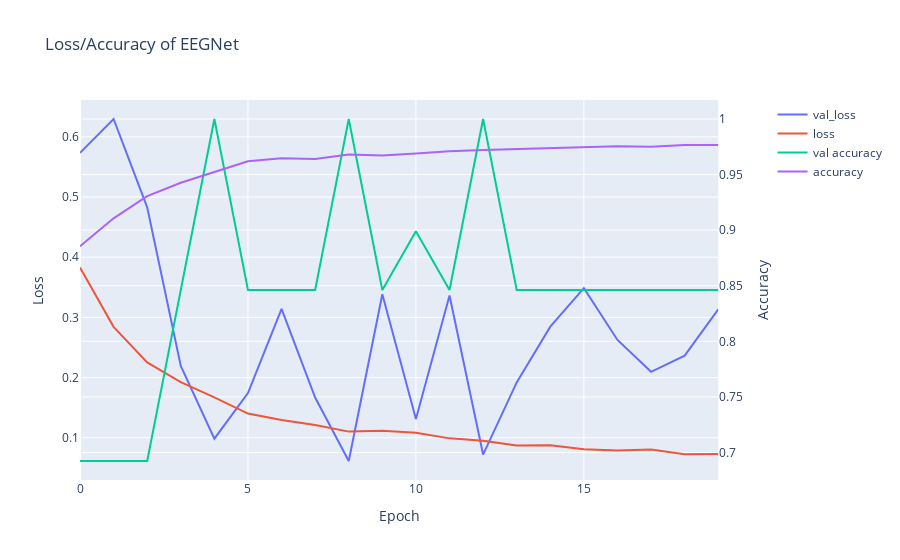
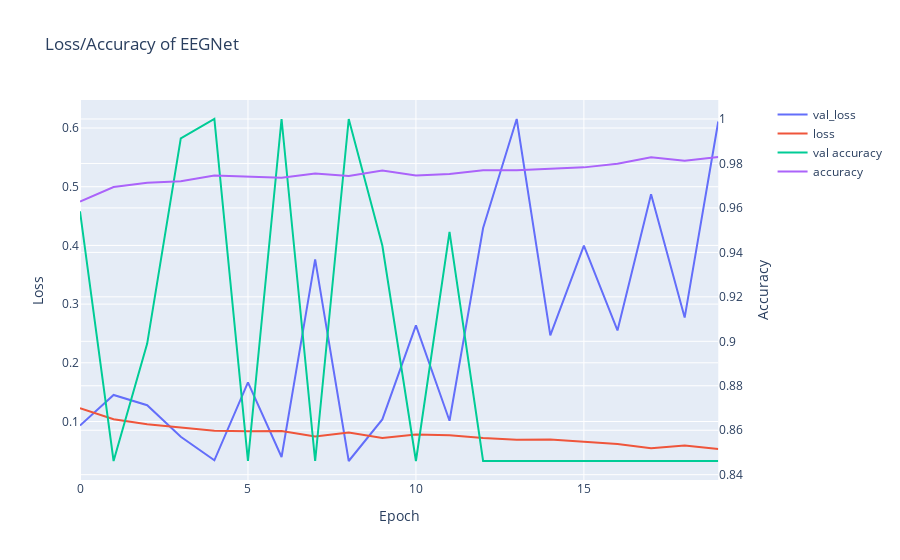
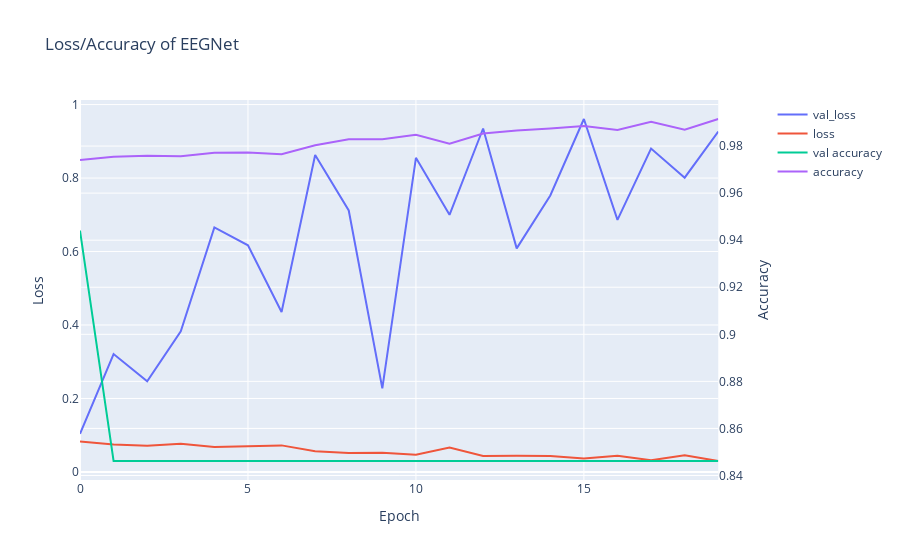
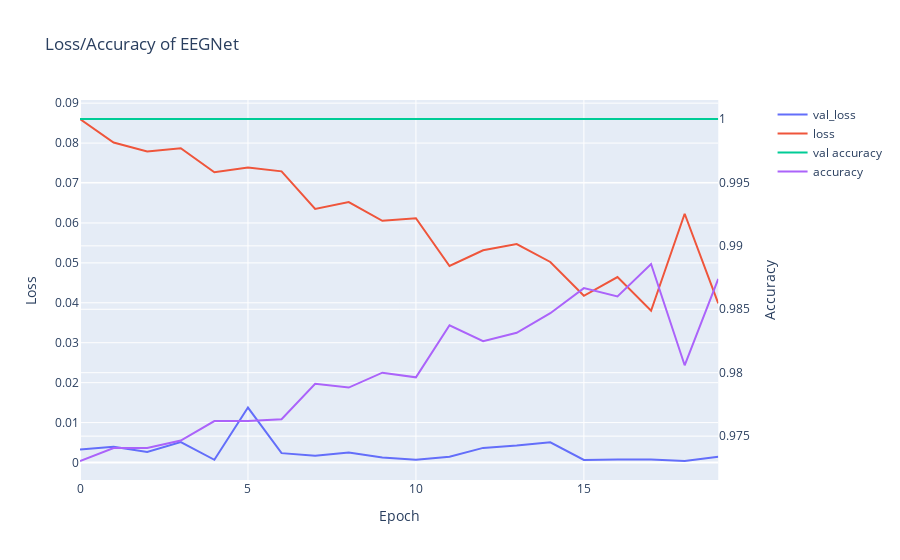

Notebook cell for these charts, in order:
### Code cell
#probs_EEGNet = EEGNet_classification(train_data, test_data, val_data, train_labels, test_labels, val_labels, data_type, epoched = True)
kfold_EEGNet_classification(data, labels, 8, data_type, epoched = True)

### Figure 1 — Plotly figure (JSON) as saved in the notebook; plotly's stock layout.template omitted (floating-point values rounded to 4 significant figures)
{"data": [{"name": "val_loss", "type": "scatter", "xaxis": "x", "y": [0.5734, 0.6296, 0.4828, 0.2192, 0.0985, 0.1743, 0.314, 0.1669, 0.0614, 0.3385, 0.1312, 0.3363, 0.07212, 0.1919, 0.2846, 0.3487, 0.2626, 0.2096, 0.2365, 0.3135], "yaxis": "y"}, {"name": "loss", "type": "scatter", "xaxis": "x", "y": [0.383, 0.2843, 0.2253, 0.1924, 0.167, 0.1402, 0.1295, 0.1214, 0.1102, 0.1116, 0.1082, 0.09899, 0.0952, 0.08698, 0.08748, 0.08097, 0.07879, 0.08064, 0.07276, 0.07304], "yaxis": "y"}, {"name": "val accuracy", "type": "scatter", "xaxis": "x", "y": [0.6923, 0.6923, 0.6923, 0.8462, 1, 0.8462, 0.8462, 0.8462, 1, 0.8462, 0.899, 0.8462, 1, 0.8462, 0.8462, 0.8462, 0.8462, 0.8462, 0.8462, 0.8462], "yaxis": "y2"}, {"name": "accuracy", "type": "scatter", "xaxis": "x", "y": [0.8856, 0.9106, 0.9305, 0.9426, 0.9523, 0.9619, 0.9647, 0.9641, 0.968, 0.9672, 0.9689, 0.9711, 0.972, 0.9728, 0.9737, 0.9746, 0.9754, 0.975, 0.9766, 0.9766], "yaxis": "y2"}], "layout": {"title": {"text": "Loss/Accuracy of EEGNet"}, "xaxis": {"anchor": "y", "domain": [0, 0.94], "title": {"text": "Epoch"}}, "yaxis": {"anchor": "x", "domain": [0, 1], "title": {"text": "Loss"}}, "yaxis2": {"anchor": "x", "overlaying": "y", "side": "right", "title": {"text": "Accuracy"}}}}

### Figure 2 — Plotly figure (JSON) as saved in the notebook; plotly's stock layout.template omitted (floating-point values rounded to 4 significant figures)
{"data": [{"name": "val_loss", "type": "scatter", "xaxis": "x", "y": [0.09303, 0.1453, 0.1277, 0.07395, 0.03393, 0.1666, 0.03948, 0.3762, 0.0327, 0.1036, 0.2638, 0.1013, 0.4295, 0.6154, 0.2467, 0.3996, 0.2552, 0.4871, 0.2771, 0.6111], "yaxis": "y"}, {"name": "loss", "type": "scatter", "xaxis": "x", "y": [0.1228, 0.1039, 0.09514, 0.09009, 0.08407, 0.08358, 0.084, 0.07436, 0.08123, 0.07176, 0.0779, 0.07644, 0.07197, 0.06911, 0.06944, 0.0653, 0.06183, 0.05422, 0.05908, 0.05298], "yaxis": "y"}, {"name": "val accuracy", "type": "scatter", "xaxis": "x", "y": [0.9585, 0.8462, 0.899, 0.9913, 1, 0.8462, 1, 0.8462, 1, 0.9431, 0.8462, 0.9492, 0.8462, 0.8462, 0.8462, 0.8462, 0.8462, 0.8462, 0.8462, 0.8462], "yaxis": "y2"}, {"name": "accuracy", "type": "scatter", "xaxis": "x", "y": [0.9629, 0.9694, 0.9713, 0.972, 0.9746, 0.9739, 0.9736, 0.9755, 0.9744, 0.9768, 0.9746, 0.9752, 0.977, 0.977, 0.9776, 0.9782, 0.9799, 0.9828, 0.9812, 0.9829], "yaxis": "y2"}], "layout": {"title": {"text": "Loss/Accuracy of EEGNet"}, "xaxis": {"anchor": "y", "domain": [0, 0.94], "title": {"text": "Epoch"}}, "yaxis": {"anchor": "x", "domain": [0, 1], "title": {"text": "Loss"}}, "yaxis2": {"anchor": "x", "overlaying": "y", "side": "right", "title": {"text": "Accuracy"}}}}

### Figure 3 — Plotly figure (JSON) as saved in the notebook; plotly's stock layout.template omitted (floating-point values rounded to 4 significant figures)
{"data": [{"name": "val_loss", "type": "scatter", "xaxis": "x", "y": [0.1038, 0.3211, 0.247, 0.3826, 0.6657, 0.6169, 0.4355, 0.8625, 0.7118, 0.2276, 0.8551, 0.7001, 0.9349, 0.6086, 0.7525, 0.9608, 0.6863, 0.8801, 0.801, 0.9265], "yaxis": "y"}, {"name": "loss", "type": "scatter", "xaxis": "x", "y": [0.0832, 0.07475, 0.07111, 0.07684, 0.06783, 0.06975, 0.07234, 0.05667, 0.05194, 0.05229, 0.04703, 0.06661, 0.04376, 0.04434, 0.04363, 0.03674, 0.04433, 0.03173, 0.04517, 0.02983], "yaxis": "y"}, {"name": "val accuracy", "type": "scatter", "xaxis": "x", "y": [0.9441, 0.8462, 0.8462, 0.8462, 0.8462, 0.8462, 0.8462, 0.8462, 0.8462, 0.8462, 0.8462, 0.8462, 0.8462, 0.8462, 0.8462, 0.8462, 0.8462, 0.8462, 0.8462, 0.8462], "yaxis": "y2"}, {"name": "accuracy", "type": "scatter", "xaxis": "x", "y": [0.9741, 0.9755, 0.9759, 0.9757, 0.9771, 0.9772, 0.9766, 0.9804, 0.9829, 0.9829, 0.9848, 0.981, 0.9853, 0.9866, 0.9875, 0.9886, 0.9868, 0.9903, 0.987, 0.9915], "yaxis": "y2"}], "layout": {"title": {"text": "Loss/Accuracy of EEGNet"}, "xaxis": {"anchor": "y", "domain": [0, 0.94], "title": {"text": "Epoch"}}, "yaxis": {"anchor": "x", "domain": [0, 1], "title": {"text": "Loss"}}, "yaxis2": {"anchor": "x", "overlaying": "y", "side": "right", "title": {"text": "Accuracy"}}}}

### Figure 4 — Plotly figure (JSON) as saved in the notebook; plotly's stock layout.template omitted (floating-point values rounded to 4 significant figures)
{"data": [{"name": "val_loss", "type": "scatter", "xaxis": "x", "y": [0.003263, 0.003927, 0.002638, 0.005128, 0.0006913, 0.01377, 0.002352, 0.001698, 0.002521, 0.001256, 0.0007078, 0.001474, 0.003667, 0.004254, 0.005052, 0.0006572, 0.0007555, 0.0007691, 0.0003865, 0.001472], "yaxis": "y"}, {"name": "loss", "type": "scatter", "xaxis": "x", "y": [0.08603, 0.08013, 0.07789, 0.07872, 0.07268, 0.07387, 0.07293, 0.06349, 0.06524, 0.06053, 0.06117, 0.04923, 0.05314, 0.05472, 0.05022, 0.04176, 0.04644, 0.03801, 0.0623, 0.03988], "yaxis": "y"}, {"name": "val accuracy", "type": "scatter", "xaxis": "x", "y": [1, 1, 1, 1, 1, 1, 1, 1, 1, 1, 1, 1, 1, 1, 1, 1, 1, 1, 1, 1], "yaxis": "y2"}, {"name": "accuracy", "type": "scatter", "xaxis": "x", "y": [0.973, 0.9741, 0.9741, 0.9747, 0.9762, 0.9762, 0.9763, 0.9791, 0.9788, 0.98, 0.9796, 0.9837, 0.9825, 0.9832, 0.9847, 0.9867, 0.986, 0.9886, 0.9806, 0.9874], "yaxis": "y2"}], "layout": {"title": {"text": "Loss/Accuracy of EEGNet"}, "xaxis": {"anchor": "y", "domain": [0, 0.94], "title": {"text": "Epoch"}}, "yaxis": {"anchor": "x", "domain": [0, 1], "title": {"text": "Loss"}}, "yaxis2": {"anchor": "x", "overlaying": "y", "side": "right", "title": {"text": "Accuracy"}}}}
